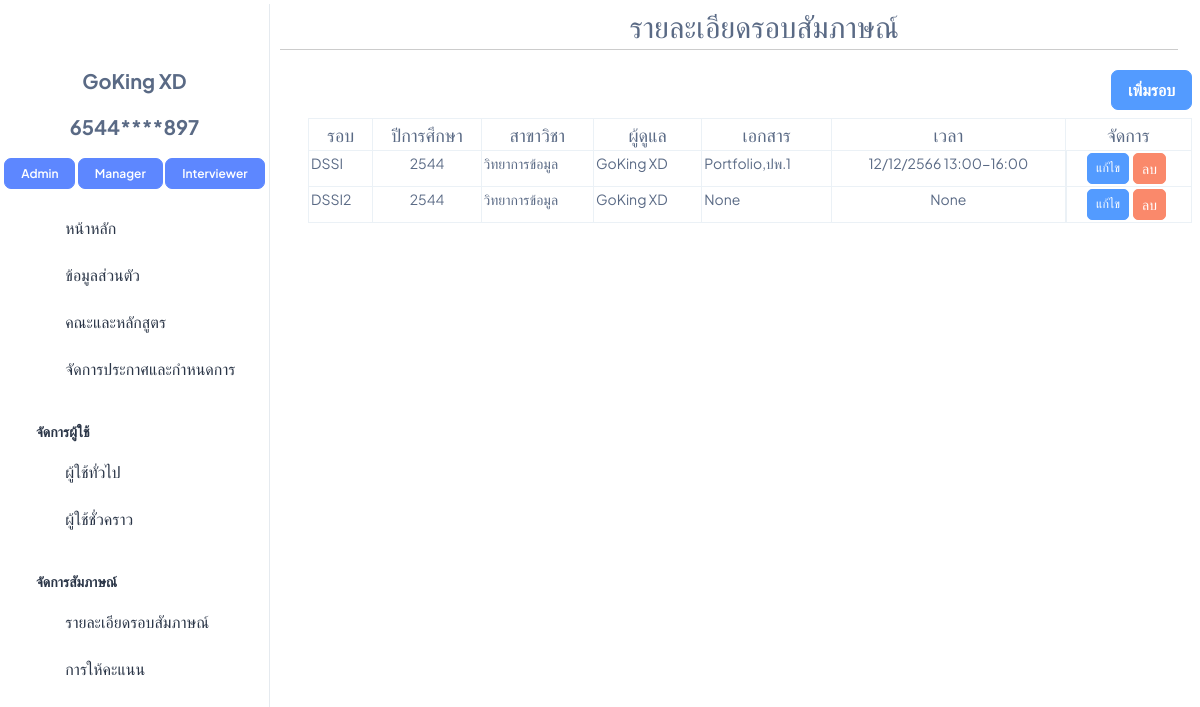
The app's page /Interview (signed in), older data.
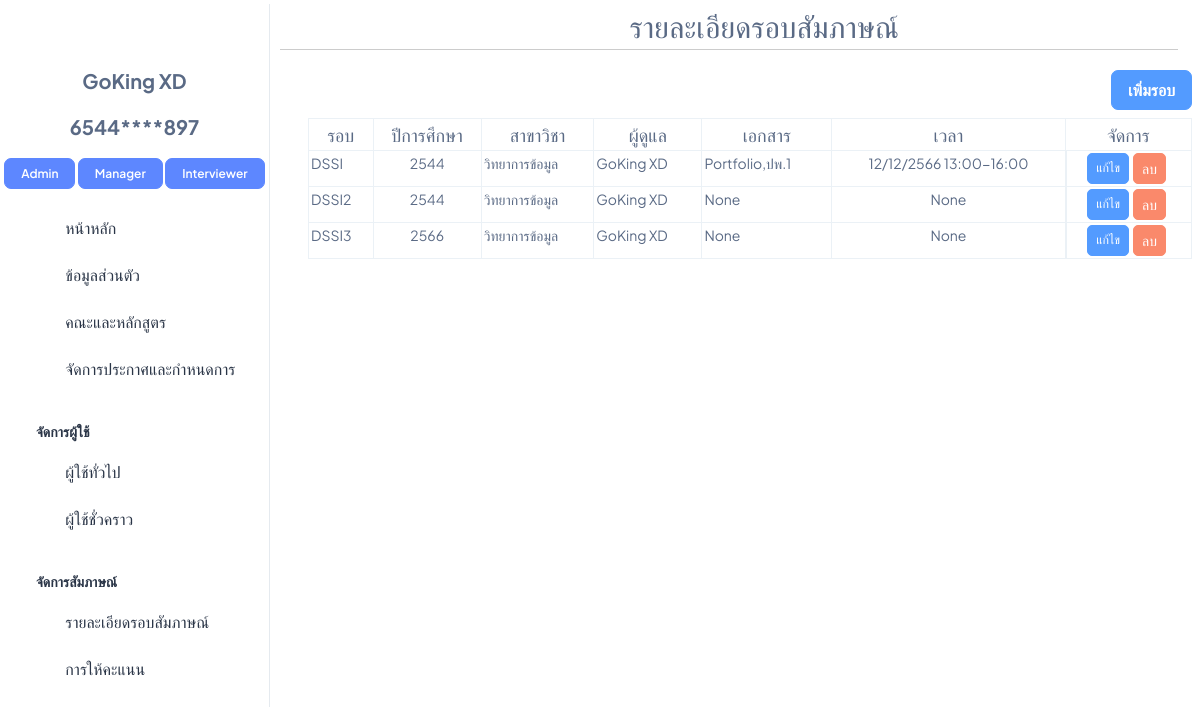
The same page, newer data.
### interview/models.py (models this page shows, shortened)
class Role(models.Model):
    DEFAULT_ROLES = ['Admin', 'Manager','Interviewer', 'Student']
    name = models.CharField(max_length=50, default=DEFAULT_ROLES[0], choices=[(role, role) for role in DEFAULT_ROLES])
    users = models.ManyToManyField(User, related_name='roles', blank=True)
    TemporaryUser = models.ManyToManyField(TemporaryUser, related_name='roles', blank=True)

class Round(models.Model):
    major = models.ForeignKey(Major, on_delete=models.CASCADE)
    academic_year = models.CharField(max_length=20)
    round_name = models.CharField(max_length=20)
    manager = models.ForeignKey(User, on_delete=models.CASCADE)
    users = models.ManyToManyField(User, related_name='rounds_participated', blank=True)
    TemporaryUser = models.ManyToManyField(TemporaryUser,related_name='rounds_participated', blank=True)
    documents = models.CharField(max_length=200, null=True,blank=True)
    active = models.BooleanField(default=False,null=True,blank=True)
    interview_time = models.CharField(max_length=50, null=True, blank=True)

class Major(models.Model):
    major = models.CharField(max_length=100)
    faculty = models.ForeignKey(Faculty, on_delete=models.CASCADE)
    default_manager = models.ManyToManyField(User, blank=True,related_name='manager')
    users = models.ManyToManyField(User,blank=True)
    TemporaryUser = models.ManyToManyField(TemporaryUser , blank=True)
    def __str__(self) -> str:
        return f"{self.major}"

class User(AbstractBaseUser, PermissionsMixin):
    email = models.EmailField(unique=True)
    username = models.CharField(max_length=30, unique=True)
    first_name = models.CharField(max_length=100)
    last_name = models.CharField(max_length=100)
    gender = models.CharField(max_length=20)
    address = models.CharField(max_length=400)
    postcode = models.CharField(max_length=20)
    phone_number = models.CharField(max_length=10)
    citizen_id = models.CharField(max_length=13,unique=True,blank=True,null=True)
    birth_date = models.DateField(blank=True,null=True)
    date_joined = models.DateTimeField(default=timezone.now)
    is_active = models.BooleanField(default=True)
    is_staff = models.BooleanField(default=False)
    objects = CustomUserManager()
    USERNAME_FIELD = 'username'
    EMAIL_FIELD = 'email'
    REQUIRED_FIELDS = ['email']

### interview/views.py (the view)
# urls.py: path('Interview',Interview, name='Interview'),
@login_required
@user_passes_test(is_admin)
def Interview(request):
    Manager_roles = Role.objects.get(name="Manager")
    context = {
        "rounds" : Round.objects.all(),
        "Manager" : Manager_roles.users.all(),
        "faculty_all" : Faculty.objects.all(),
        "major_all" : Major.objects.all(),
    }
    return render(request,'admin/Interview.html',context)

### interview/models.py (called while the page is built)
    def __str__(self) -> str:
        return f"{self.faculty}"

### interview/views.py (called while the page is built)
def is_admin(user):
    if isinstance(user, User):
        return user.roles.filter(name='Admin').exists()
    else:
        return False

### interview/templates/admin/Interview.html (shortened to what this page needs)
{% extends 'admin/base/n_base.html' %}
{% load static %}
{% block css_js %}
<link rel="stylesheet" href="{% static 'css/admin_css/Round.css' %}" />
{% endblock %}
{% block topic %}
<div class="fs-8 mt-1 text-muted text-center">
    <span><i class="ti ti-clipboard-text"></i> รายละเอียดรอบสัมภาษณ์</span>
</div>
{% endblock %}
{% block content %}
<div class="pt-14 px-2">
    <div class="d-flex mb-2 justify-content-end">
        <button class="btn btn-info fs-4 fw-semibold " onclick="add_Round()">เพิ่มรอบ</button>
      </div>
  <table class=" table table-bordered table-hover">
    <thead>
        <tr>
            <th class="text-center fs-5 fw-medium">รอบ</th>
            <th class="text-center fs-5 fw-medium">ปีการศึกษา</th>
            <th class="text-center fs-5 fw-medium">สาขาวิชา</th>
            <th class="text-center fs-5 fw-medium">ผู้ดูแล</th>
            <th class="text-center fs-5 fw-medium">เอกสาร</th>
            <th class="text-center fs-5 fw-medium">เวลา</th>
            <th class="text-center fs-5 fw-medium">จัดการ</th>
        </tr>
    </thead>
    <tbody>
        {% for i in rounds %}
        <tr>
            <td >{{ i.round_name }}</td>
            <td class="text-center">{{ i.academic_year }}</td>
            <td >{{ i.major }}</td>
            <td >{{ i.manager.first_name }} {{ i.manager.last_name }}</td>
            <td >{{ i.documents }}</td>
            <td class="text-center">{{ i.interview_time }}</td>
            <td class="d-flex justify-content-center">
                <a class="btn btn-info btn-sm" href="javascript:void(0);" onclick="edit_popup
                    ('{{ i.id }}', '{{ i.round_name }}', '{{ i.academic_year }}', '{{ i.major }}', '{{ managers.first_name }} {{ managers.last_name }}', '{{ i.documents }}', '{{ i.interview_time }}')">แก้ไข</a>
                <a class="btn btn-danger btn-sm fs-3 mx-1" href="delete_InterviewRound/{{i.id}}">ลบ</a>
            </td>
        </tr>
        {% endfor %}
    </tbody>
</table>
    {% endblock %}

### interview/templates/admin/base/n_sidebar.html (shortened to what the changed rows need)
<!DOCTYPE html>
<html lang="en">
    <head>
        {% load static %}
        <link rel="stylesheet" href="{% static 'css/styles.min.css' %}" />
      </head>
<body>
<aside class="left-sidebar position-fixed">
    <div>
        {% if user.is_authenticated %}
        <div class="text-center">
            {% for role in user.roles.all %}
                {% if role.name == 'Admin' %}
                <a href="{% url 'Admin_page' %}" class="btn btn-primary fs-2 fw-semibold lh-sm">Admin</a>
                {% endif %}
                {% if role.name == 'Manager' %}
                <a href="{% url 'Manager_page' id=user.id %}" class="btn btn-primary fs-2 fw-semibold lh-sm">Manager</a>
                {% endif %}
                {% if role.name == 'Interviewer' %}
                <a href="{% url 'Interviewer_page' %}" class="btn btn-primary fs-2 fw-semibold lh-sm">Interviewer</a>
                {% endif %}
            {% endfor %}
        </div>
        {% endif %}
      </div>
  </aside>
</body>
</html>

Row changes from the older to the newer data that the page shows:
added Round: round_name "DSSI3", academic_year "2566", major "วิทยาการข้อมูล", manager.first_name "GoKing", manager.last_name "XD", documents "None", interview_time "None"
